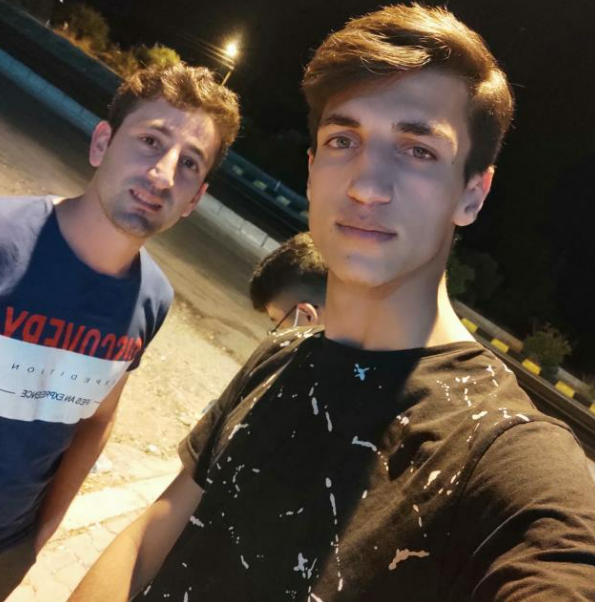
#> input picture Goruntuİsleme/ben.png, 595 x 602 px
$ python rot.py
#> lines starting #> are read from the running program, lines starting #| are printed output that depends on the picture
import cv2 as cv

resim = cv.imread("ben.png",0) # yanına sıfır yazarak grii rengine dönüştürdüm
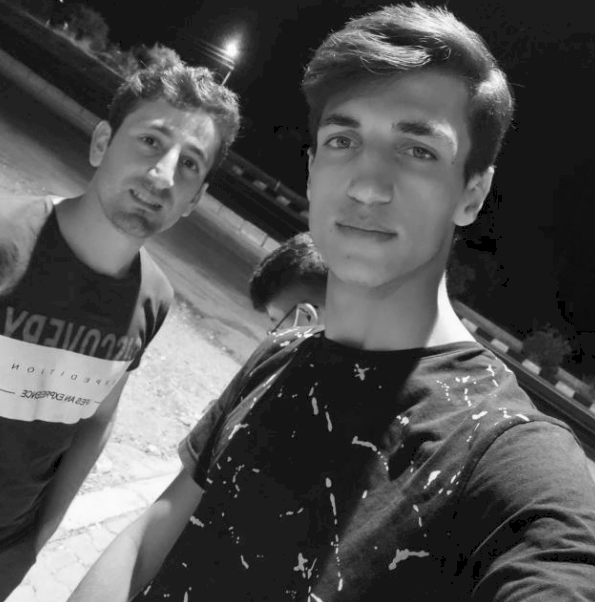
#> resim: shape (602, 595); min 0, max 254, mean 82.7
dondurme = cv.rotate(resim,cv.ROTATE_180)
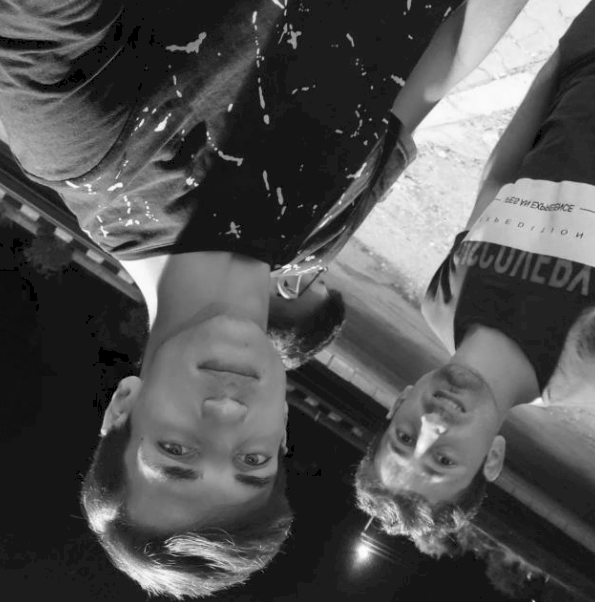
#> dondurme: shape (602, 595); min 0, max 254, mean 82.7
dondurme2 = cv.rotate(resim,cv.ROTATE_90_COUNTERCLOCKWISE)
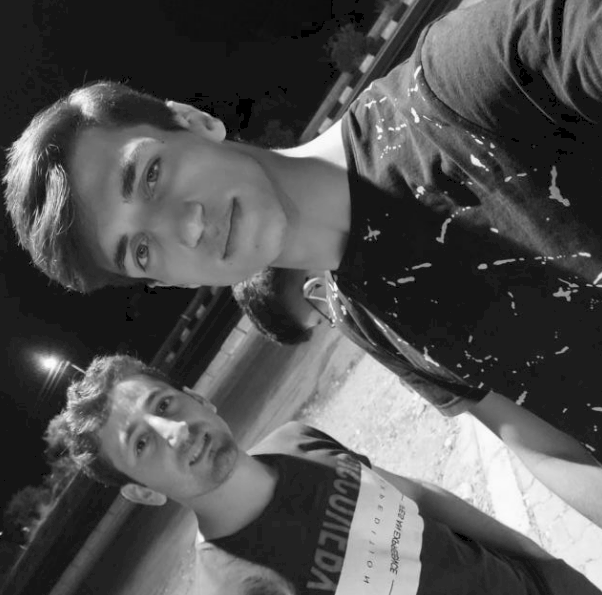
#> dondurme2: shape (595, 602); min 0, max 254, mean 82.7
cv.imshow("180",dondurme)
cv.imshow("90",dondurme2)


cv.waitKey(0)
